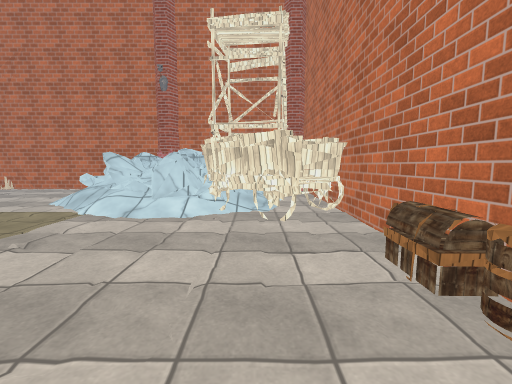
view 1 (above)

24 first-person views from a walk through a 3-D level made in the Unity game engine. The camera is 1.2 m above the floor, tilts 6° down and sees 90° across. The floor is counted in squares, 1 m on a side. Each view is taken from the middle of a square. On the plan, view 1 faces up. The plan holds only what a view shows up to about 12 squares ahead; the rest is blank. The place goes on beyond the plan. Some surface patterns are stand-ins.

view 2
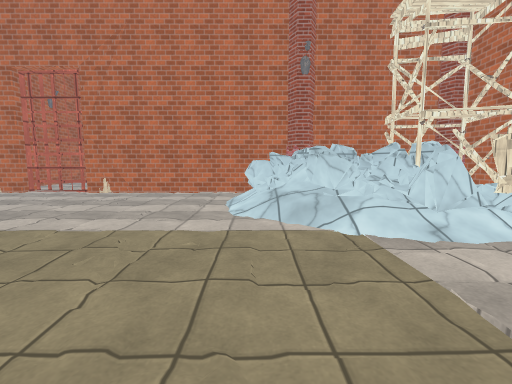

view 3
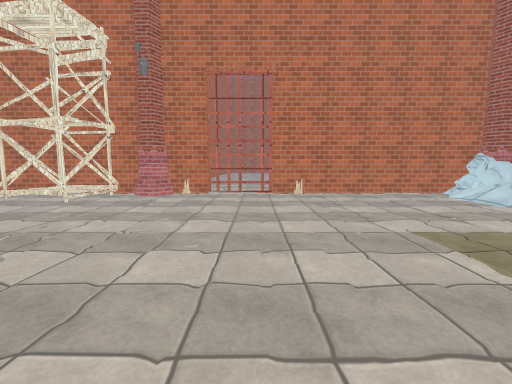

view 4
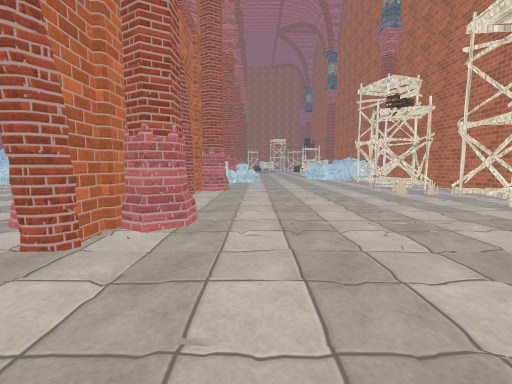

view 5
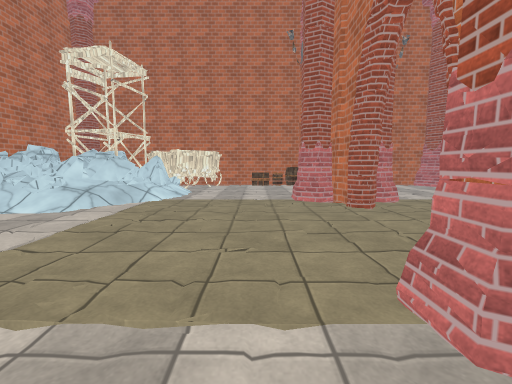

view 6
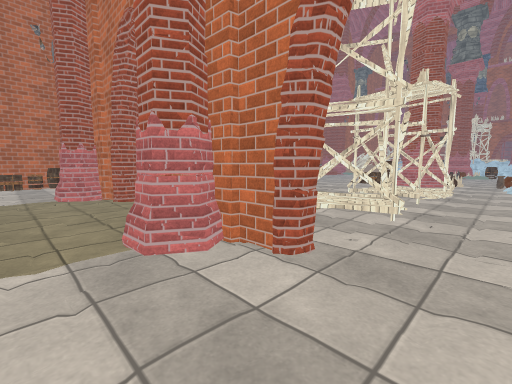

view 7
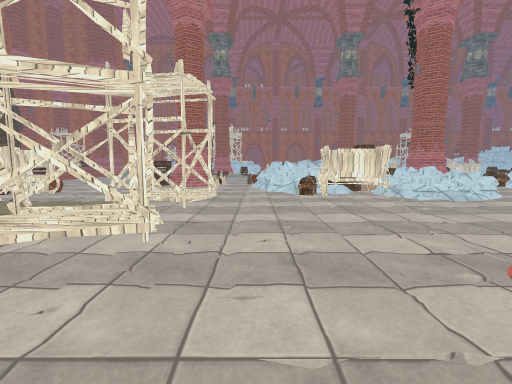

view 8
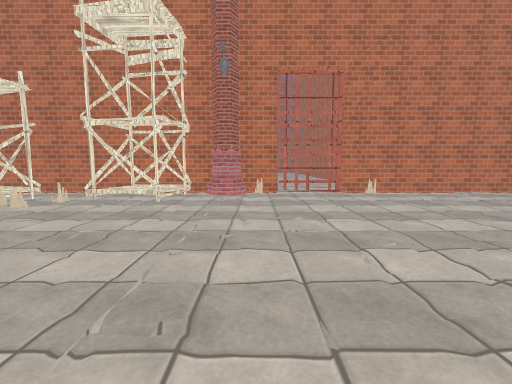

view 9
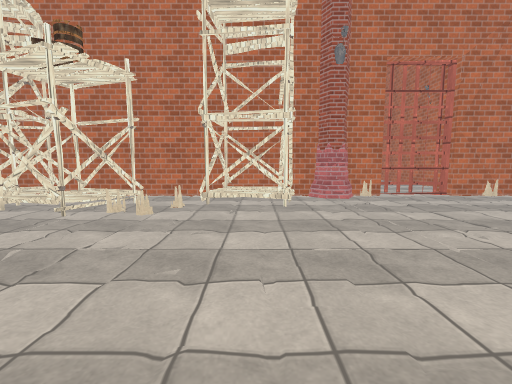

view 10
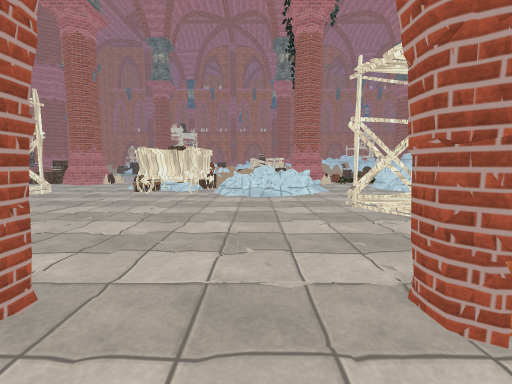

view 11
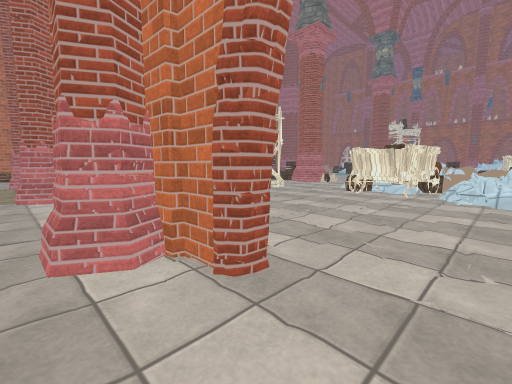

view 12
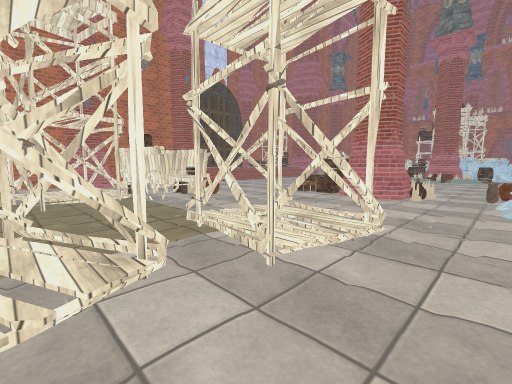

view 13
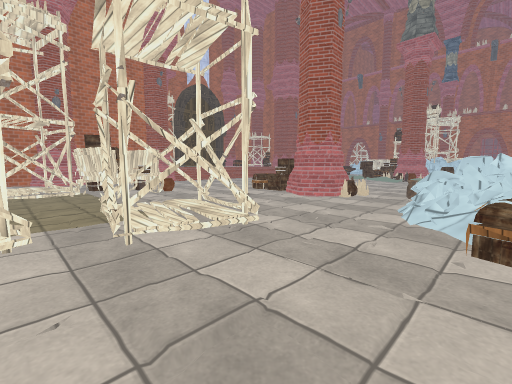

view 14
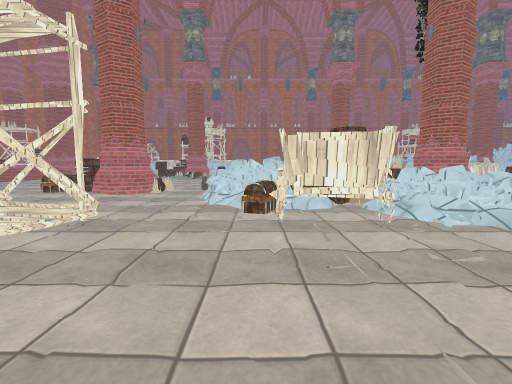

view 15
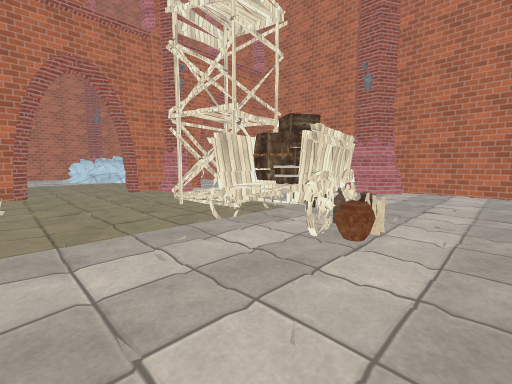

view 16
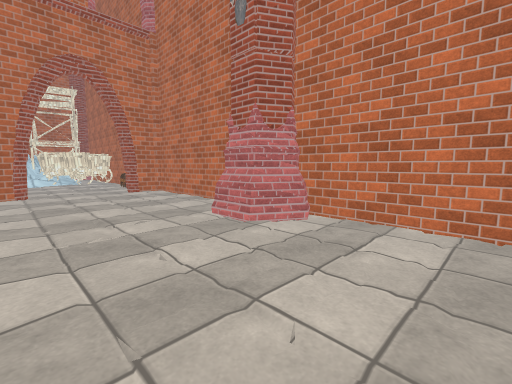

view 17
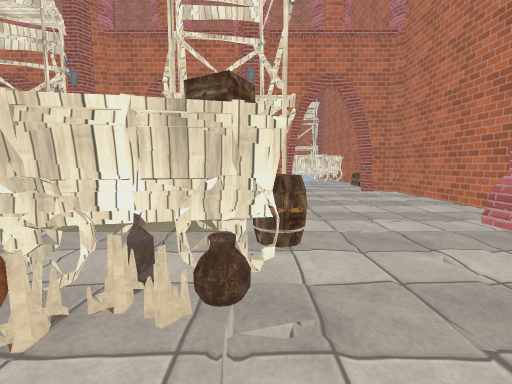

view 18
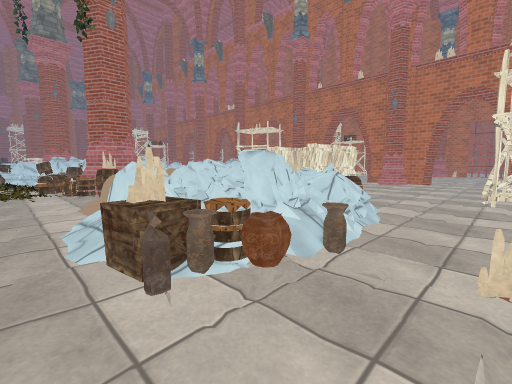

view 19
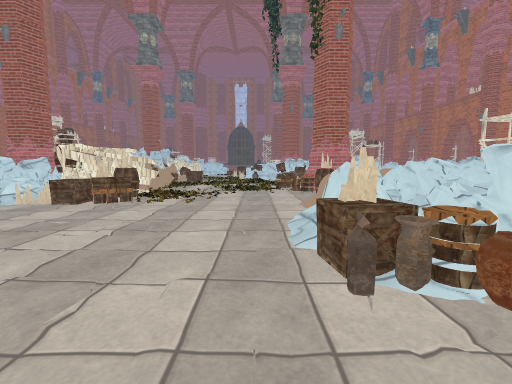

view 20
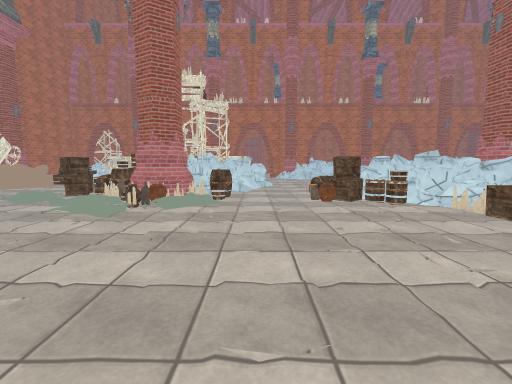

view 21
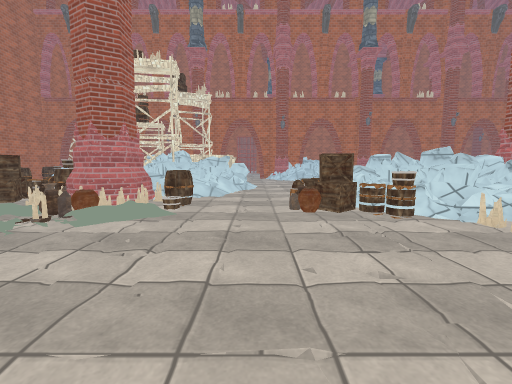

view 22
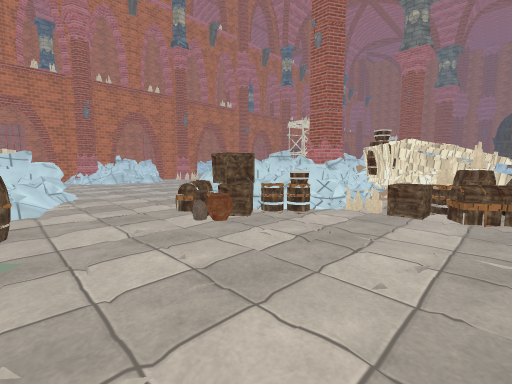

view 23
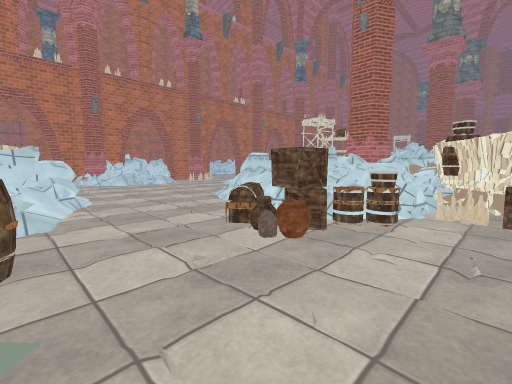

view 24
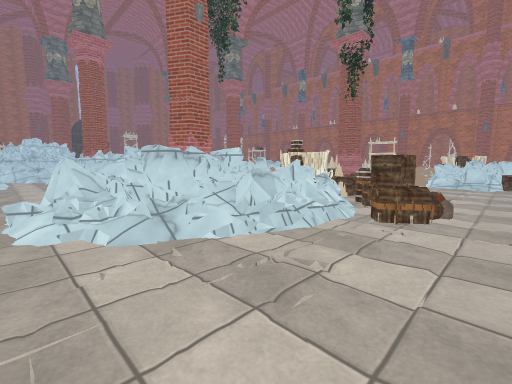

### Floor plan
Key: @ floor where view 1 was taken; # wall or solid block; x gap in a wall; . main floor; : floor 0.25 m higher than the main floor; + floor 0.5 m higher than the main floor; * floor 0.75 m higher than the main floor; % floor 1 m higher than the main floor; & floor 1.25 m higher than the main floor; $ floor 1.5 m higher than the main floor; / step, stairs or slope; = window, fence, low wall or low ledge; ^ raised ledge; O other object.
Columns run from 25 left of view 1 to 3 right of it. Each row starts with its distance up from view 1.
 14          #==#
 13 ##########..###############
 12  ..OOO.#O....O.....=^##=O  #
 11 O.OOOO.............^=&==OOO#
 10 O.O.OO.............O==&OOOO
  9 OO.................=##%O##O
  8 ...................//=%=OO #
  7 ..................../==#O OO
  6 .....................///.OOO
  5 ....................../...O.#
  4 ............................#
  3  ..........................##
  2 ..........................OO
  1 #.....##.....##.....##.....
  0 ##...####...####...####..@###
 -1  ..... #.....  .....##......#
 -2  ............OO.............#
 -3 O...........OOO.............#
 -4 O...........OOOO....OO......#
 -5 O............OO....OOO......#
 -6 ............OO.....OOO.....##
 -7 ../.........OOO....OOO....##
 -8 ..///OOO....OOO...OOOOO...##
 -9 .=///OO O....OO...OOOO.....##
-10 //*/+OOO+..........OOO......#
-11 =  **OOO*+.........OO.......#
-12    =++  #=/................##
-13   =OO   ===.O.=....
-14 ##.O  #%###.O###OO.
-15 #OO   x**^OO #
-16 OO./ O=xx+OOO
-17 /.....///OO..
-18 /....../.O...
-19  ....../.....
-20  .///../......
-21    /.../......
-22   OOO........./
-23 O OOO.........//
-24 OO OO........./..
-25  OOOO=.......////.
-26 #=#=#OO.O...:OO/..
-27 #$&=#=OOO..OOOOO..
-28 ##%=&=:OO..OO## .OO
-29 ##==#=:......#  OOO
-30 = #==#=....O==  OO
-31 =##^^==....#==   O
-32 ==%*x//...===OO
-33 ##=++.....=  O
-34 ........./#
-35      .... =

Where each view was taken, in squares from view 1:
view 1: 0 up, 0 right, facing up
view 2: 2 up, 6 left, facing up
view 3: 2 up, 14 left, facing up
view 4: 3 up, 13 left, facing left
view 5: 3 up, 13 left, facing right
view 6: 3 up, 15 left, facing down-right
view 7: 1 up, 15 left, facing down
view 8: 2 up, 17 left, facing up
view 9: 3 up, 21 left, facing up
view 10: 2 up, 22 left, facing down
view 11: 2 up, 22 left, facing down-right
view 12: 4 down, 15 left, facing down-right
view 13: 5 down, 17 left, facing down-right
view 14: 3 down, 17 left, facing down
view 15: 12 down, 10 left, facing up-right
view 16: 12 down, 3 left, facing up-right
view 17: 12 down, 4 left, facing up
view 18: 18 down, 13 left, facing up-left
view 19: 18 down, 13 left, facing left
view 20: 18 down, 15 left, facing down
view 21: 20 down, 16 left, facing down
view 22: 22 down, 14 left, facing down-left
view 23: 24 down, 14 left, facing down-left
view 24: 34 down, 16 left, facing up-left
